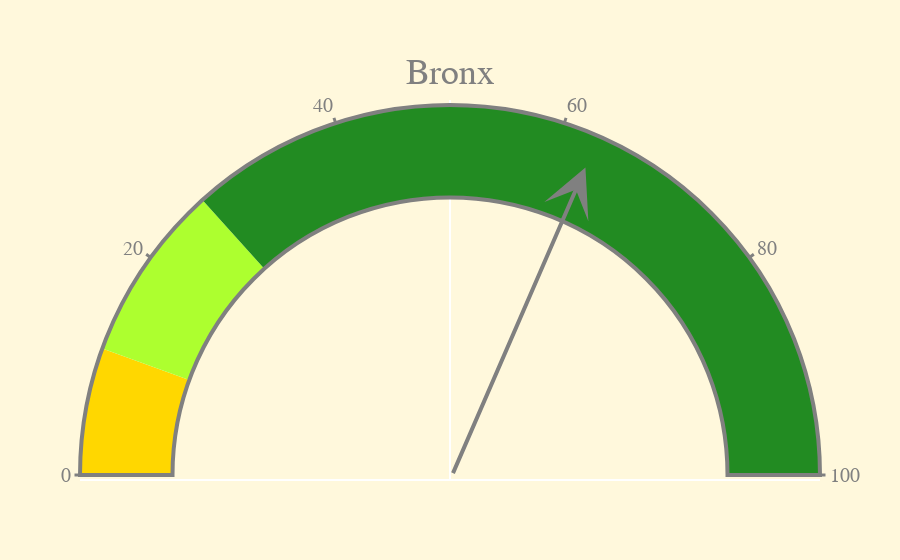

The code cell stored with this chart in its notebook:
### Code cell
import plotly.graph_objects as go


fig = go.Figure(go.Indicator(
    mode = "gauge",
    #value = 0,
    domain = {'x': [0, 1], 'y': [0, 1]},
    title = {'text': "Bronx", 'font': {'size': 36}},
    gauge = {
        'axis': {'range': [None, 100], 'tickwidth': 3, 'tickcolor': "gray", 'tickfont': { 'size':20}},
        'bgcolor': "white",
        'borderwidth': 4,
        'bordercolor': "gray",
        'steps': [
            {'range': [0, boro_health_counts['percent'][0]], 'color': 'gold'},
            {'range': [boro_health_counts['percent'][0], boro_health_counts['percent'][0] + boro_health_counts['percent'][1]], 
             'color': 'greenyellow'},
            {'range': [boro_health_counts['percent'][0] + boro_health_counts['percent'][1], 
                        boro_health_counts['percent'][0] + boro_health_counts['percent'][1] + boro_health_counts['percent'][2]], 
             'color': 'forestgreen'}
        ],

    }))

fig.update_layout(paper_bgcolor = "cornsilk", font = {'color': "gray", 'family': "Arial"},
                     xaxis={'showgrid': False, 'range':[-1,1], 'showticklabels':False},
                     yaxis={'showgrid': False, 'range':[0,1], 'showticklabels':False},
                     plot_bgcolor='rgba(0,0,0,0)')


theta, maxidx = bronx_nd
r= 0.9
x_head = r * np.cos(np.radians(theta))
y_head = r * np.sin(np.radians(theta))

fig.add_annotation(
    ax=0,
    ay=0,
    axref='x',
    ayref='y',
    x=x_head,
    y=y_head,
    xref='x',
    yref='y',
    showarrow=True,
    arrowhead=3,
    arrowsize=2,
    arrowwidth=4,
    arrowcolor = 'gray'
    )

fig.show()

### Figure 1 — Plotly figure (JSON) as saved in the notebook; plotly's stock layout.template omitted (floating-point values rounded to 4 significant figures)
{"data": [{"domain": {"x": [0, 1], "y": [0, 1]}, "gauge": {"axis": {"range": [null, 100], "tickcolor": "gray", "tickfont": {"size": 20}, "tickwidth": 3}, "bgcolor": "white", "bordercolor": "gray", "borderwidth": 4, "steps": [{"color": "gold", "range": [0, 11.11]}, {"color": "greenyellow", "range": [11.11, 26.67]}, {"color": "forestgreen", "range": [26.67, 100]}]}, "mode": "gauge", "title": {"font": {"size": 36}, "text": "Bronx"}, "type": "indicator"}], "layout": {"annotations": [{"arrowcolor": "gray", "arrowhead": 3, "arrowsize": 2, "arrowwidth": 4, "ax": 0, "axref": "x", "ay": 0, "ayref": "y", "showarrow": true, "x": 0.3661, "xref": "x", "y": 0.8222, "yref": "y"}], "font": {"color": "gray", "family": "Arial"}, "paper_bgcolor": "cornsilk", "plot_bgcolor": "rgba(0,0,0,0)", "xaxis": {"range": [-1, 1], "showgrid": false, "showticklabels": false}, "yaxis": {"range": [0, 1], "showgrid": false, "showticklabels": false}}}
